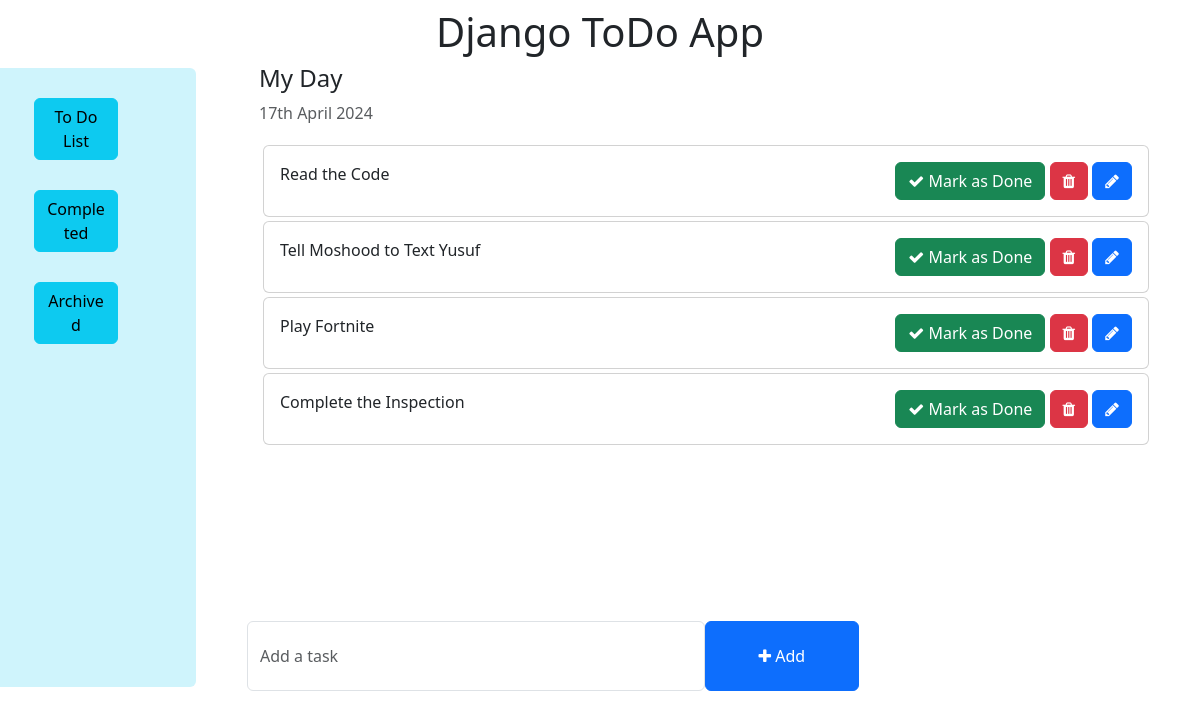
The app's page /, older data.
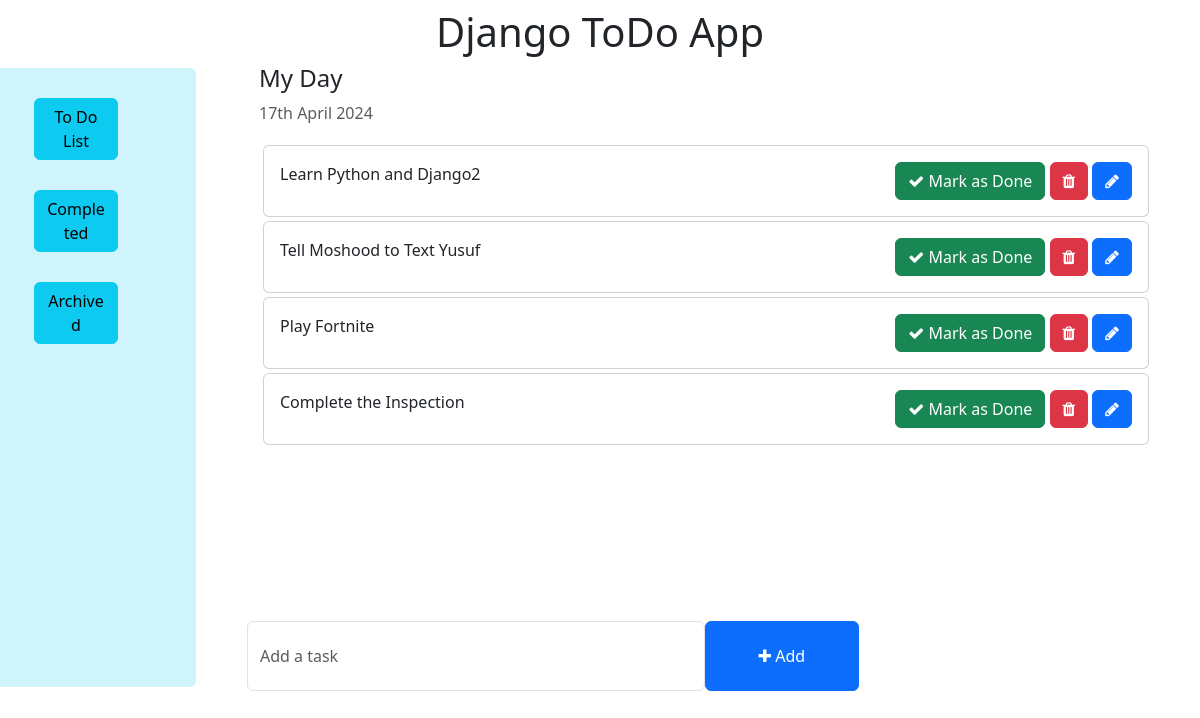
The same page, newer data.
### todo/models.py (models this page shows, shortened)
class Task(models.Model):
    task = models.CharField(max_length=250)
    is_completed = models.BooleanField(default=False)
    created_at =  models.DateTimeField(auto_now_add=True)
    updated_at = models.DateTimeField(auto_now=True)
    is_archived = models.BooleanField(default = False)

### todo_main/views.py (the view)
# urls.py: 2. Add a URL to urlpatterns:  path('', views.home, name='home')
def home(request):
    tasks = Task.objects.filter(is_completed = False, is_archived = False)
    completed = Task.objects.filter(is_completed = True)
    context = {
        'tasks': tasks,
        'completed': completed,
    }
    return render(request, 'home.html', context)

### templates/home.html (shortened to what this page needs)
<!DOCTYPE html>
<html lang="en">
<head>
    <link href="https://cdn.jsdelivr.net/npm/bootstrap@5.3.0-alpha1/dist/css/bootstrap.min.css" rel="stylesheet">
    <link rel="stylesheet" href="https://cdnjs.cloudflare.com/ajax/libs/font-awesome/4.7.0/css/font-awesome.min.css">
</head>
<body>
    <div class=" row">
        <h1 class="pt-2 text-center">Django ToDo App</h1>
        <nav class="container col-md-2 col-lg-2 card m-1 bg-info-subtle" style="border: none;">
            <div class="body" style="margin: 30px;">
                <a href="{% url 'home' %}" class="btn btn-info" style="width: 70%;">To Do List</a>
            </div>
            <div class="body" style="margin: 30px; margin-top: 0px;">
                <a href="{% url 'completed' %}" class="btn btn-info" style="width: 70%; justify-self: center;">Completed</a>
            </div>
            <div class="body" style="margin: 30px; margin-top: 0px;">
                <a href="{% url 'archived' %}" class="btn btn-info" style="width: 70%; justify-self: center;">Archived</a>
            </div>
        </nav>
    <div class="container col-md-9 col-lg-9">
        <div class="minee">
            <h4>My Day</h4>
            <p class="text-muted">{% now "jS F Y" %}</p>
            <div class="myy" style="height: 450px; overflow: scroll;">
                {% for task in tasks %}
                <div class="card m-1">
                    <div class="card-body">
                        {{ task.task }}
                        <span style="position: relative; float: right;">
                            <a href="{% url 'mark_done' task.pk %}" class="btn btn-success"><i class="fa fa-check"></i> Mark as Done</a>
                            <a href="{% url 'archived' task.pk %}" class="btn btn-danger"><i class="fa fa-trash"></i></a>
                            <a href="{% url 'edittask' task.id %}" class="btn btn-primary"><i class="fa fa-pencil"></i></a>
                        </span>
                    </div>
                </div>
                {% endfor %}
            </div>
        </div>
        <div class="row">
            <div class="col-md-8 col-lg-8 p-0" style="margin-top: 30px; bottom: 50px;">
                <form action="{% url 'addtask' %}" method="post">
                    <div class="form-group">
                        <span style="display: flex;">
                            <input type="text" name="task" class="form-control" placeholder="Add a task">
                            <button type="submit" class="btn btn-primary" style="width: 200px;"><i class="fa fa-plus"></i> Add</button>
                        </span>
                    </div>
                </form>
            </div>
        </div>
    </div>
    </div>
</body>
</html>

### templates/home.html (style rules this page uses)
.form-control { padding: 1.375rem .75rem !important; }

Row changes from the older to the newer data that the page shows:
removed Task: task "Read the Code"
now on this page (row edited): Task: task "Learn Python and Django2"
